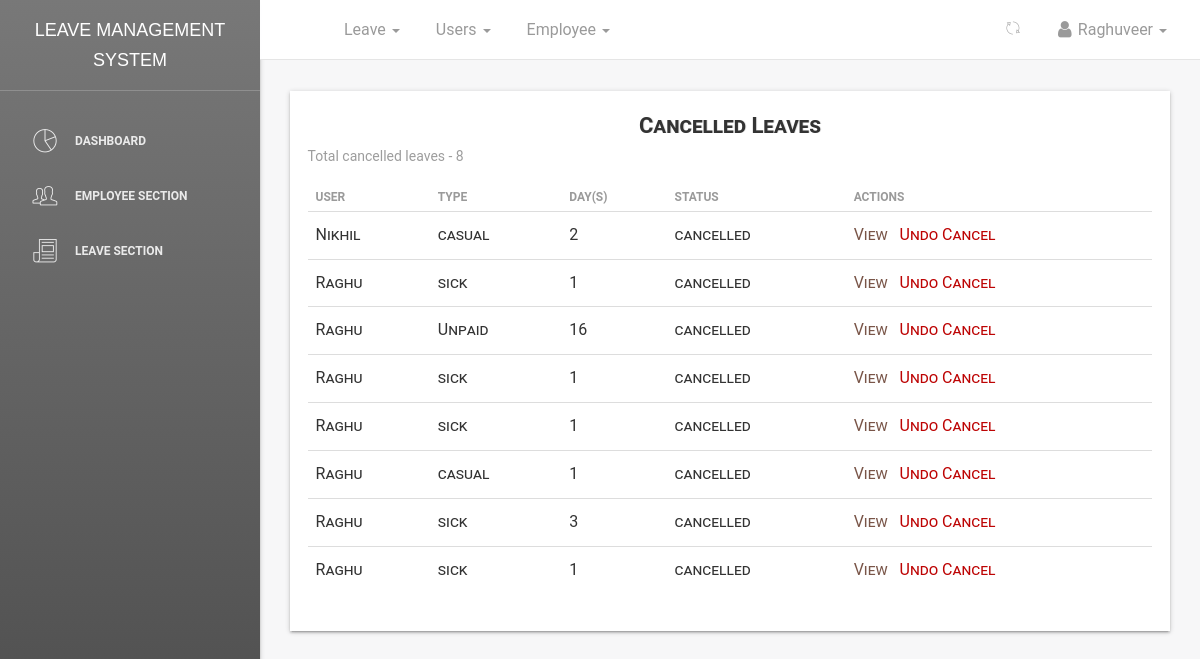
Page /dashboard/leaves/cancel/all/ (signed in) on the committed database.
### leave/models.py (models this page shows, shortened)
class Leave(models.Model):
    user = models.ForeignKey(User, on_delete=models.CASCADE, default=1)
    startdate = models.DateField(verbose_name=_('Start Date'), help_text='leave start date is on ..', null=True,
                                 blank=False)
    enddate = models.DateField(verbose_name=_('End Date'), help_text='coming back on ...', null=True, blank=False)
    leavetype = models.CharField(choices=LEAVE_TYPE, max_length=25, default=SICK, null=True, blank=False)
    reason = models.CharField(verbose_name=_('Reason for Leave'), max_length=255,
                              help_text='add additional information for leave', null=True, blank=True)
    status = models.CharField(max_length=12, default='pending')  # pending,approved,rejected,cancelled
    is_approved = models.BooleanField(default=False)  # hide
    updated = models.DateTimeField(auto_now=True, auto_now_add=False)
    created = models.DateTimeField(auto_now=False, auto_now_add=True)
    objects = LeaveManager()
    Tempdays = 0
    date_of_approved_leave = 0
    class Meta:
        verbose_name = _('Leave')
        verbose_name_plural = _('Leaves')
        ordering = ['-created']  # recent objects
    def businessDays(self, startdate, enddate):
        from datetime import datetime, timedelta
        test_date1, test_date2 = startdate, enddate
        dates = (test_date1 + timedelta(idx + 1)
                 for idx in range((test_date2 - test_date1).days))
        res = sum(1 for day in dates if day.weekday() < 5)
        holiday_list = [
            (12, 25),  # Christmas
            (1, 1)  # New Year
        ]
        for month, day in holiday_list:
            if (startdate.month == month and startdate.day <= day) or (enddate.month == month and enddate.day >= day):
                res -= 1
        return res
    @property
    def leave_days(self):
        days_count = ''
        startdate = self.startdate
        enddate = self.enddate
        if startdate > enddate:
            return
        dates = (enddate - startdate)
        Leave.Tempdays = dates.days
        print("leaves applied", Leave.Tempdays)
        busineesDay = self.businessDays(startdate, enddate)
        print("busineesDay : ", busineesDay)
        Leave.Tempdays = busineesDay
        Leave.date_of_approved_leave = self.created
        return busineesDay

### dashboard/views.py (the view)
# urls.py: path('leaves/cancel/all/', views.cancel_leaves_list, name='canceleaveslist'),
def cancel_leaves_list(request):
    if not (request.user.is_superuser and request.user.is_authenticated):
        return redirect('/')
    department_id = None
    if request.user.username == "Raghuveer":
        department_id = 3
    elif request.user.username == "Akhil":
        department_id = 4
    elif request.user.username == "Vasu":
        department_id = 2
    if department_id:
        leaves = Leave.objects.all_cancel_leaves().filter(user__employee__department_id=department_id)
    return render(request, 'dashboard/leaves_cancel.html', {'leave_list_cancel': leaves, 'title': 'Cancel leave list'})

### leave/manager.py (called while the page is built)
    def all_cancel_leaves(self):
        return super().get_queryset().filter(status='cancelled').order_by('-created')

### templates/dashboard/leaves_cancel.html (shortened to what this page needs)
{% extends '_layout.html' %}
 {% block navheader %}
 	{% include 'includes/navheader_employee_app.html' %}
 {% endblock %}
 {% block content %}
        <section class="content">
            <section class="container-fluid">
            	   <section class="row">
                        <section class="col col-sm-8 offset-sm-2">
                        </section>
                    </section>
                	<div class="table-responsive table-shadow">
                		<div class="text-center table-description">
                			<h4 class="title-h3" style="text-shadow: 1px 0px rgba(0,0,0,0.11)">Cancelled Leaves</h4>
                		</div>
                		<section class="total-leaves-count">
                			{% if leave_list_cancel %}
                			<p>Total cancelled leaves - <span>{{ leave_list_cancel.count }}</span></p>
                			{% endif %}
                		</section>
                		<table class="table">
							  <thead>
							    <tr>
							      <th scope="col"><b>User</b></th>
							      <th scope="col"><b>Type</b></th>
							      <th scope="col"><b>Day(s)</b></th>
							      <th scope="col"><b>Status</b></th>
							      <th scope="col"><b>Actions</b></th>
							    </tr>
							  </thead>
							  <tbody>
							  	{% for leave in leave_list_cancel %}
							    <tr>
							      <td>{{ leave.user }}</td>
							      <td>{{ leave.leavetype}}</td>
							      <td>{{ leave.leave_days }}</td>
							      <td>{{ leave.status }}</td>
							      <td>
							      	<a href="{% url 'dashboard:userleaveview' leave.id %}" style="color: #795548;">
							      	    <span>View &nbsp;</span>
							      	</a>
							      	{% if not leave.is_approved %}
							      		<a href="{% url 'dashboard:userleaveuncancel' leave.id %}" style="color:#bd0404;">Undo Cancel</a>
							      	{% endif %}
							      </td>
							    </tr>
							    {% endfor %}
							  </tbody>
						</table>
					</div>
            </section>
        </section>
 {% endblock %}

### templates/includes/navheader_employee_app.html (shortened to what this page needs)
{% load static %}
<nav class="navbar navbar-default navbar-fixed shadow">
    <div class="container-fluid">
        <div class="collapse navbar-collapse">
            <ul class="nav navbar-nav navbar-left">
                <li>
                    <a href="" class="dropdown-toggle" data-toggle="dropdown">
                    </a>
                </li>
                <li class="dropdown">
                    <a href="" class="dropdown-toggle" data-toggle="dropdown">
                        <p>
                            Leave
                            <b class="caret"></b>
                        </p>
                    </a>
                </li>
                {% if request.user.is_superuser %}
                <li class="dropdown">
                    <a href="" class="dropdown-toggle" data-toggle="dropdown">
                        <p>
                            Users
                            <b class="caret"></b>
                        </p>
                    </a>
                </li>
                {% endif %}
                {% if request.user.is_superuser %}
                <li class="dropdown">
                    <a href="" class="dropdown-toggle" data-toggle="dropdown">
                        <p>
                            Employee
                            <b class="caret"></b>
                        </p>
                    </a>
                </li>
                {% endif %}
            </ul>
            <ul class="nav navbar-nav navbar-right">
                <li class="dropdown">
                    <a href="" class="dropdown-toggle refresh-page" data-toggle="dropdown" title="Refresh Current Page">
                        <i class="pe-7s-refresh-2"></i>
                    </a>
                </li>
                <li class="dropdown">
                    <a href="" class="dropdown-toggle" data-toggle="dropdown">
                        <p>
                            <i class="fa fa-user"></i> {{ request.user}}
                            <b class="caret"></b>
                        </p>
                    </a>
                </li>
            </ul>
        </div>
    </div>
</nav>

### rows in the picture
Leave: user "Nikhil", leavetype "casual", leave_days "2", status "cancelled", is_approved "Undo Cancel"
Leave: user "Raghu", leavetype "sick", leave_days "1", status "cancelled", is_approved "Undo Cancel"
Leave: user "Raghu", leavetype "Unpaid", leave_days "16", status "cancelled", is_approved "Undo Cancel"
Leave: user "Raghu", leavetype "sick", leave_days "1", status "cancelled", is_approved "Undo Cancel"
Leave: user "Raghu", leavetype "sick", leave_days "1", status "cancelled", is_approved "Undo Cancel"
Leave: user "Raghu", leavetype "casual", leave_days "1", status "cancelled", is_approved "Undo Cancel"
Leave: user "Raghu", leavetype "sick", leave_days "3", status "cancelled", is_approved "Undo Cancel"
Leave: user "Raghu", leavetype "sick", leave_days "1", status "cancelled", is_approved "Undo Cancel"

### other values in the picture
{{ request.user }} "Raghuveer"
{{ leave_list_cancel.count }} "8"
